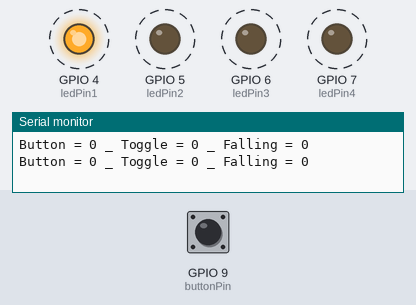
A sketch run on a simulated ESP32-S3. Parts: output pins drawn as LEDs (lit = HIGH), the last lines printed to the serial monitor. Dashed ring = blinking. The inputs (shaded band) are chosen by the test bench; at power-on: GPIO 9 (buttonPin) HIGH.

Above: at 1.8 s.
2.6 s: GPIO 9 (buttonPin) pulled LOW for 1.05 s
At 3.7 s:
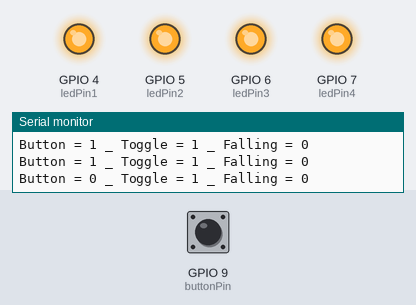
5.1 s: GPIO 9 (buttonPin) pulled LOW for 1.05 s
At 5.41 s:
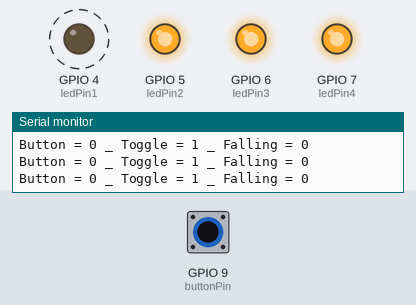
8.6 s: GPIO 9 (buttonPin) pulled LOW for 3.2 s
At 8.81 s:
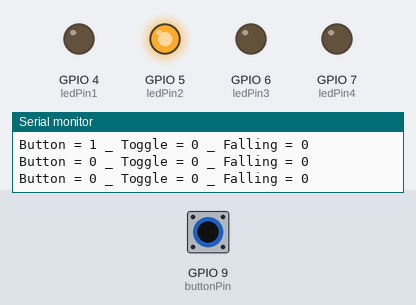
Timing chart, 0 to 11.6 s (numbered marks = the images above; inputs shaded):
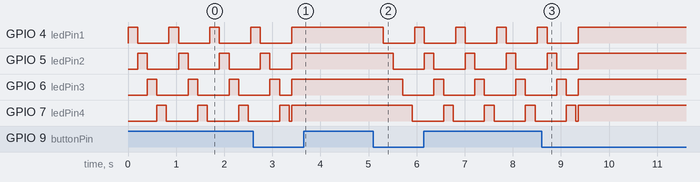

The sketch:

hw2.ino
```cpp
const int buttonPin = 9;
const int ledPin1 = 4;
const int ledPin2 = 5;
const int ledPin3 = 6;
const int ledPin4 = 7;

bool buttonState = 0;
bool lastButtonState = 0;
bool toggle = 0;
bool fallingToggle = 0;    // Used to detect falling edge

void setup() {
  pinMode(buttonPin, INPUT_PULLUP);  // Configure button input with pullup
  pinMode(ledPin1, OUTPUT);          // Set LED pins as output
  pinMode(ledPin2, OUTPUT);
  pinMode(ledPin3, OUTPUT);
  pinMode(ledPin4, OUTPUT);

  Serial.begin(115200);  // Start serial communication for debugging
}

void loop() {
  buttonState = !digitalRead(buttonPin);  // Read button state (active low)

  // Check for falling edge (button press)
  if (buttonState == HIGH && lastButtonState == LOW) {
    fallingToggle = 1;  // Detect falling edge
  }

  // When button is pressed, toggle patterns
  if (fallingToggle) {
    toggle = !toggle;  // Toggle between two patterns
    fallingToggle = 0;  // Reset the falling edge detection
  }

  // Pattern 1: All LEDs ON or Pattern 2: LEDs blink in sequence
  if (toggle) {
    // Pattern 1: All LEDs ON
    digitalWrite(ledPin1, HIGH);
    digitalWrite(ledPin2, HIGH);
    digitalWrite(ledPin3, HIGH);
    digitalWrite(ledPin4, HIGH);
  } else {
    // Pattern 2: LEDs blink in sequence
    digitalWrite(ledPin1, HIGH);
    delay(200);
    digitalWrite(ledPin1, LOW);

    digitalWrite(ledPin2, HIGH);
    delay(200);
    digitalWrite(ledPin2, LOW);

    digitalWrite(ledPin3, HIGH);
    delay(200);
    digitalWrite(ledPin3, LOW);

    digitalWrite(ledPin4, HIGH);
    delay(200);
    digitalWrite(ledPin4, LOW);
  }

  // Update the last button state
  lastButtonState = buttonState;

  // Print the current states to the Serial Monitor
  Serial.printf("Button = %i _ Toggle = %i _ Falling = %i\n", buttonState, toggle, fallingToggle);

  delay(50);  // Small delay to debounce the button
}
```

Measured:
- after the input at 2.6 s, GPIO 4 (ledPin1): goes on until 3.4 s, then stays HIGH
- after the input at 5.1 s, GPIO 4 (ledPin1): alternates HIGH for 0.20 s and LOW for 0.65 s, starting after 0.21 s; GPIO 5 (ledPin2): alternates HIGH for 0.20 s and LOW for 0.65 s, starting after 0.41 s
- after the input at 8.6 s, GPIO 4 (ledPin1): goes on until 9.4 s, then stays HIGH
- by itself, GPIO 4 (ledPin1), GPIO 5 (ledPin2), GPIO 6 (ledPin3), GPIO 7 (ledPin4): alternates HIGH for 0.20 s and LOW for 0.65 s
